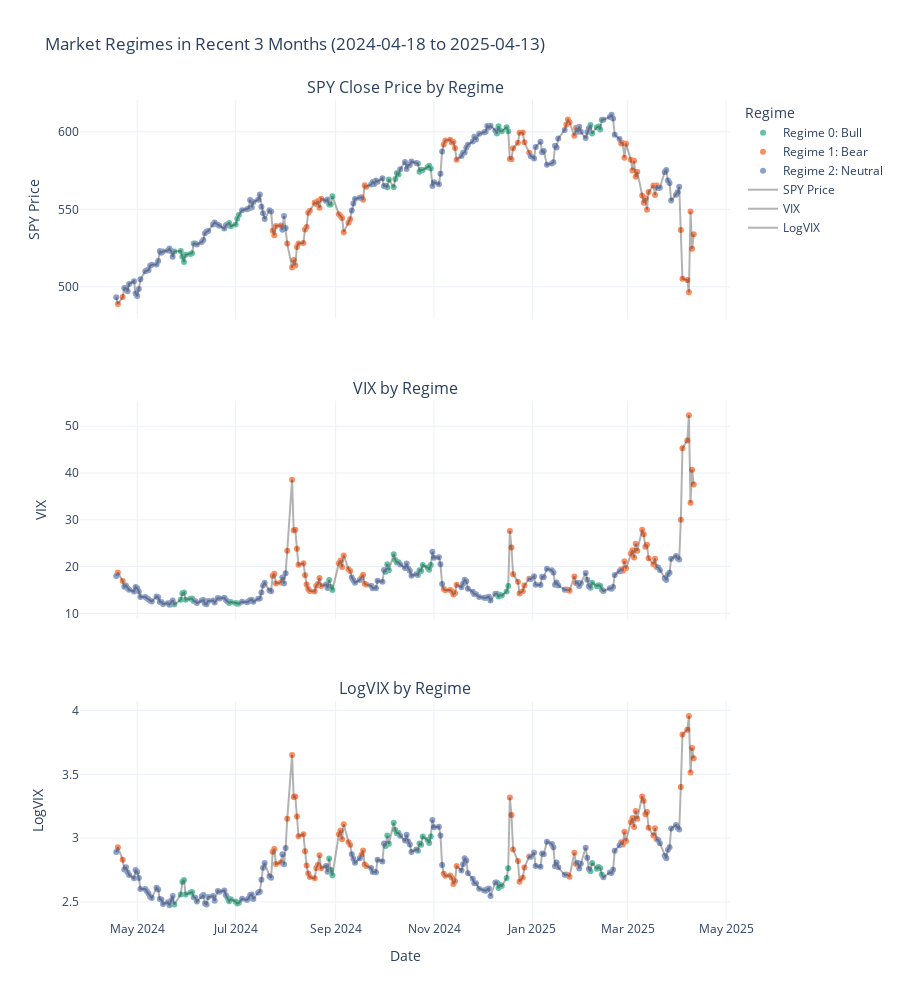
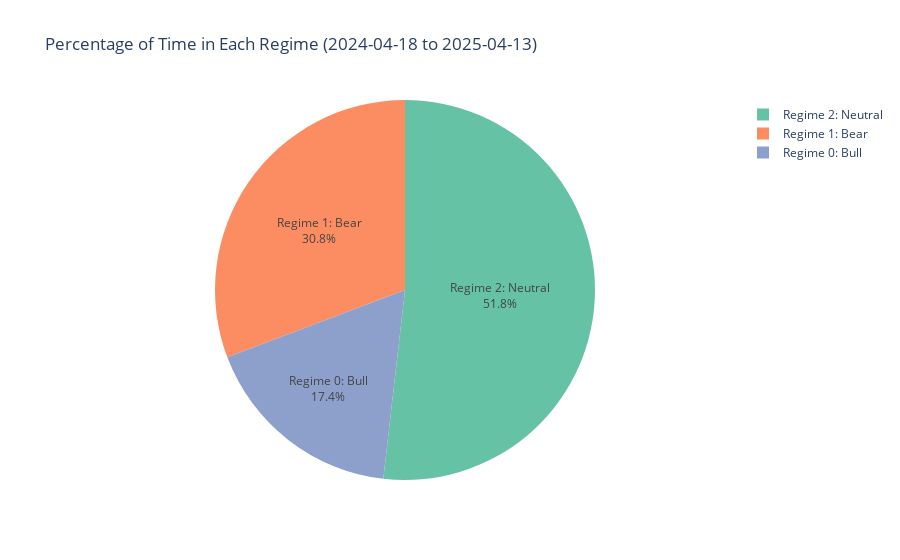
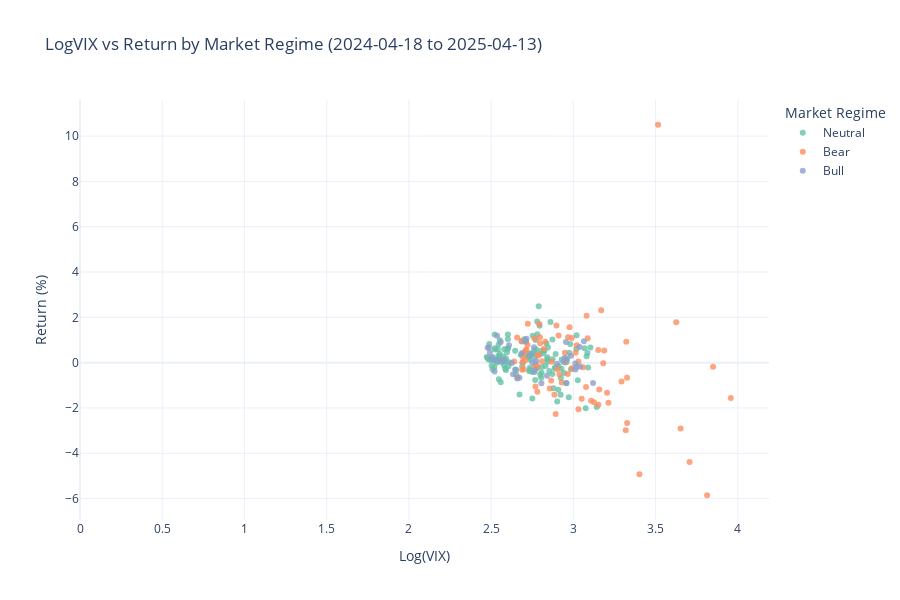

The notebook cell saved with these charts, in order:
### Code cell
# Unified function for regime prediction and visualization
def analyze_market_regimes(start_date, end_date, title=None):
    """
    Comprehensive function to predict and visualize market regimes for any date range
    
    Parameters:
    -----------
    start_date : str
        Start date in 'YYYY-MM-DD' format
    end_date : str
        End date in 'YYYY-MM-DD' format
    title : str, optional
        Custom title for the plots
    
    Returns:
    --------
    DataFrame with prediction results
    """
    # Get predictions
    results = predict_regimes(model, df, start_date, end_date, regime_labels)
    
    if results is None or results.empty:
        print("No data available for the specified period")
        return None
    
    # Set plot title
    if title is None:
        title = f'Market Regimes from {start_date} to {end_date}'
    
    # Create subplot figures for SPY, VIX, and LogVIX
    fig = make_subplots(rows=3, cols=1, 
                       shared_xaxes=True,
                       vertical_spacing=0.1,
                       subplot_titles=('SPY Close Price by Regime', 'VIX by Regime', 'LogVIX by Regime'))
    
    # SPY price by regime with labels
    for i, regime in enumerate(sorted(results['Predicted_Regime'].unique())):
        regime_data = results[results['Predicted_Regime'] == regime]
        regime_label = regime_labels[regime]
        fig.add_trace(
            go.Scatter(
                x=regime_data['Date'], 
                y=regime_data['Close'],
                mode='markers',
                marker=dict(color=regime_colors[i], size=6),
                name=f'Regime {regime}: {regime_label}',
                showlegend=True
            ),
            row=1, col=1
        )
    
    # Add a line for the price trend
    fig.add_trace(
        go.Scatter(
            x=results['Date'],
            y=results['Close'],
            mode='lines',
            line=dict(color='rgba(0,0,0,0.3)'),
            name='SPY Price',
            showlegend=True
        ),
        row=1, col=1
    )
    
    # VIX by regime with labels
    for i, regime in enumerate(sorted(results['Predicted_Regime'].unique())):
        regime_data = results[results['Predicted_Regime'] == regime]
        regime_label = regime_labels[regime]
        fig.add_trace(
            go.Scatter(
                x=regime_data['Date'], 
                y=regime_data['VIX'],
                mode='markers',
                marker=dict(color=regime_colors[i], size=6),
                name=f'Regime {regime}: {regime_label}',
                showlegend=False
            ),
            row=2, col=1
        )
    
    # Add a line for the VIX trend
    fig.add_trace(
        go.Scatter(
            x=results['Date'],
            y=results['VIX'],
            mode='lines',
            line=dict(color='rgba(0,0,0,0.3)'),
            name='VIX',
            showlegend=True
        ),
        row=2, col=1
    )
    
    # LogVIX by regime with labels
    for i, regime in enumerate(sorted(results['Predicted_Regime'].unique())):
        regime_data = results[results['Predicted_Regime'] == regime]
        regime_label = regime_labels[regime]
        fig.add_trace(
            go.Scatter(
                x=regime_data['Date'], 
                y=regime_data['LogVIX'],
                mode='markers',
                marker=dict(color=regime_colors[i], size=6),
                name=f'Regime {regime}: {regime_label}',
                showlegend=False
            ),
            row=3, col=1
        )
    
    # Add a line for the LogVIX trend
    fig.add_trace(
        go.Scatter(
            x=results['Date'],
            y=results['LogVIX'],
            mode='lines',
            line=dict(color='rgba(0,0,0,0.3)'),
            name='LogVIX',
            showlegend=True
        ),
        row=3, col=1
    )
    
    fig.update_layout(
        height=1000,
        title_text=title,
        template='plotly_white',
        legend_title='Regime',
        hovermode='closest'
    )
    
    fig.update_xaxes(title_text="Date", row=3, col=1)
    fig.update_yaxes(title_text="SPY Price", row=1, col=1)
    fig.update_yaxes(title_text="VIX", row=2, col=1)
    fig.update_yaxes(title_text="LogVIX", row=3, col=1)
    
    fig.show()
    
    # Distribution of regimes pie chart
    regime_percentage_data = []
    for regime, label in enumerate(regime_labels):
        if regime in results['Predicted_Regime'].values:
            percentage = (results['Predicted_Regime'] == regime).mean() * 100
            regime_percentage_data.append({
                'Regime': f'Regime {regime}: {label}',
                'Percentage': percentage
            })
    
    regime_df = pd.DataFrame(regime_percentage_data)
    
    fig_pie = px.pie(
        regime_df,
        values='Percentage',
        names='Regime',
        title=f'Percentage of Time in Each Regime ({start_date} to {end_date})',
        color_discrete_sequence=regime_colors
    )
    
    fig_pie.update_traces(textinfo='percent+label', textposition='inside')
    fig_pie.update_layout(uniformtext_minsize=12, uniformtext_mode='hide')
    fig_pie.show()
    
    # Scatter plot of LogVIX vs Return colored by regime with labels
    fig_scatter = px.scatter(
        results,
        x='LogVIX',
        y='Return',
        color='Regime_Label',
        color_discrete_sequence=regime_colors,
        title=f'LogVIX vs Return by Market Regime ({start_date} to {end_date})',
        labels={'LogVIX': 'Log(VIX)', 'Return': 'Return (%)', 'Regime_Label': 'Market Regime'},
        opacity=0.8,
        hover_data=['Date', 'Close', 'VIX']
    )
    
    fig_scatter.update_layout(
        legend_title='Market Regime',
        hovermode='closest',
        template='plotly_white',
        height=600,
        width=900
    )
    
    fig_scatter.update_xaxes(rangemode='tozero')
    fig_scatter.show()
    
    # Add a summary of time spent in each regime
    regime_summary = results.groupby('Regime_Label').agg({
        'Close': ['mean', 'min', 'max', 'std'],
        'VIX': ['mean', 'min', 'max', 'std'],
        'Return': ['mean', 'min', 'max', 'std'],
        'Predicted_Regime': 'count'
    }).reset_index()
    
    regime_summary.columns = ['Regime_Label', 'Avg_Price', 'Min_Price', 'Max_Price', 'Std_Price',
                             'Avg_VIX', 'Min_VIX', 'Max_VIX', 'Std_VIX',
                             'Avg_Return', 'Min_Return', 'Max_Return', 'Std_Return', 'Days']
    
    regime_summary['Percentage'] = regime_summary['Days'] / len(results) * 100
    
    print("\nRegime Summary Statistics:")
    display(regime_summary[['Regime_Label', 'Days', 'Percentage', 'Avg_Return', 'Avg_VIX', 'Avg_Price']])
    
    return results

# Example: Analyze the most recent 3 months
from datetime import datetime, timedelta

today = datetime.today()
three_months_ago = today - timedelta(days=360)

start_date = three_months_ago.strftime('%Y-%m-%d')
end_date = today.strftime('%Y-%m-%d')

recent_results = analyze_market_regimes(
    start_date, 
    end_date, 
    title=f'Market Regimes in Recent 3 Months ({start_date} to {end_date})'
)
